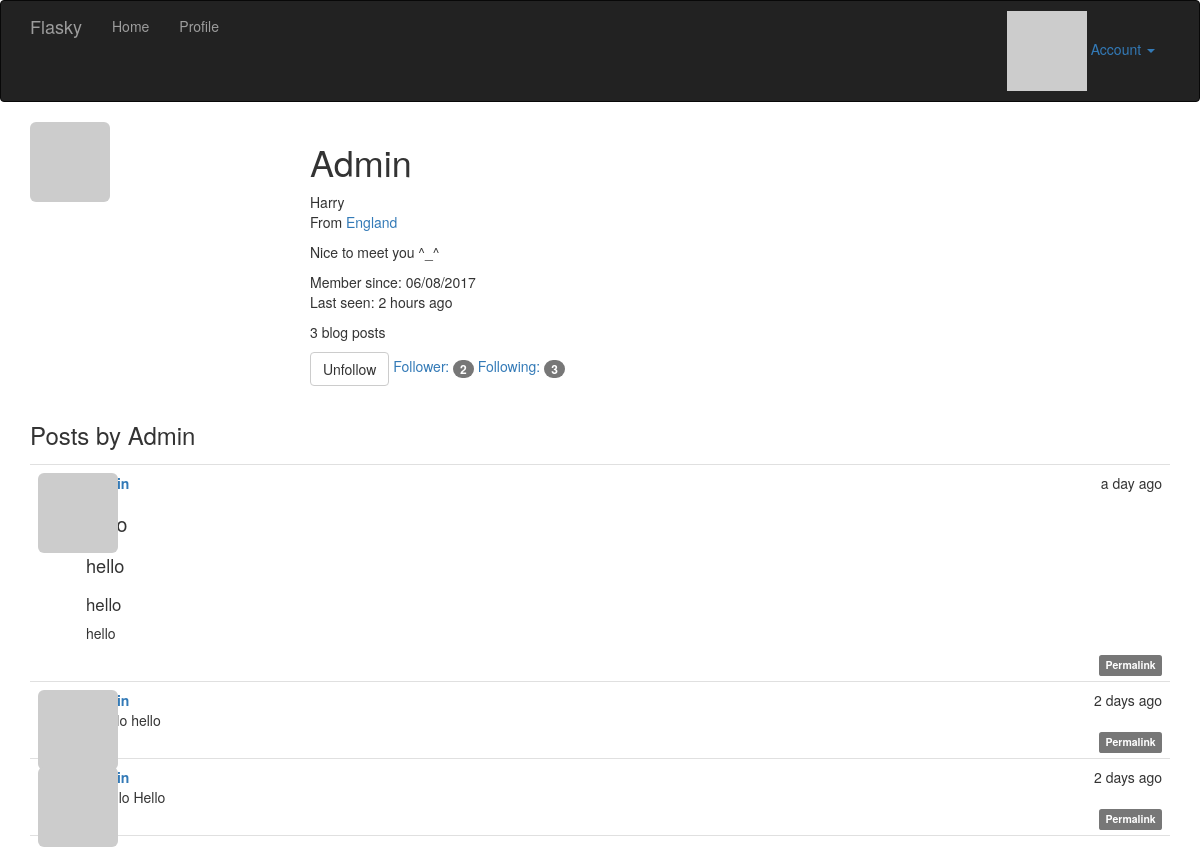
/user/Admin (signed in), run on the app's committed database.
### app/models.py (models this page shows, shortened)
class User(UserMixin, db.Model):
    __tablename__ = 'users'
    id = db.Column(db.Integer, primary_key=True)
    email = db.Column(db.String(64), unique=True, index=True)
    username = db.Column(db.String(64), unique=True, index=True)
    role_id = db.Column(db.Integer, db.ForeignKey('roles.id'))
    password_hash = db.Column(db.String(128))
    confirmed = db.Column(db.Boolean, default=False)
    name = db.Column(db.String(64))
    location = db.Column(db.String(64))
    about_me = db.Column(db.Text())
    member_since = db.Column(db.DateTime(), default=datetime.utcnow)
    last_seen = db.Column(db.DateTime(), default=datetime.utcnow)
    avatar_hash = db.Column(db.String(32))
    posts = db.relationship("Post", backref="author", lazy="dynamic")
    followed = db.relationship("Follow", foreign_keys=[Follow.follower_id],
                               backref=db.backref('follower', lazy='joined'), lazy='dynamic',
                               cascade='all, delete-orphan')
    followers = db.relationship("Follow", foreign_keys=[Follow.followed_id],
                                backref=db.backref('followed', lazy='joined'), lazy='dynamic',
                                cascade='all, delete-orphan')
    def can(self, permissions):
        return self.role is not None and (self.role.permissions & permissions) == permissions
    def is_administrator(self):
        return self.can(Permission.ADMINISTER)
    @property
    def password(self):
        raise AttributeError("password is not a readable attribute")
    def gravatar(self, size=100, default="identicon", rating="g"):
        if request.is_secure:
            url = "http://secure.gravatar.com/avatar"
        else:
            url = 'http://www.gravatar.com/avatar'
        hash = self.avatar_hash or hashlib.md5(self.email.encode("utf-8")).hexdigest()
        return '{url}/{hash}?s={size}&d={default}&r={rating}'.format(
            url=url, hash=hash, size=size, default=default, rating=rating)
    def ping(self):
        self.last_seen = datetime.utcnow()
        db.session.add(self)
    def is_following(self, user):
        return self.followed.filter_by(followed_id=user.id).first() is not None

class Post(db.Model):
    __tabename__ = "posts"
    id = db.Column(db.Integer, primary_key=True)
    body = db.Column(db.Text)
    body_html = db.Column(db.Text)
    timestamp = db.Column(db.DateTime, index=True, default=datetime.utcnow)
    author_id = db.Column(db.Integer, db.ForeignKey("users.id"))

### app/main/views.py (the view)
@main.route("/user/<username>")
def user(username):
    user = User.query.filter_by(username=username).first()
    if user is None:
        abort(404)
    posts = user.posts.order_by(Post.timestamp.desc()).all()
    return render_template("user.html", user=user, posts=posts)

### app/auth/views.py (called while the page is built)
@auth.before_app_request
def before_request():
    if current_user.is_authenticated:
        current_user.ping()
        if not current_user.confirmed \
                and request.endpoint[:5] != "auth.":
            return redirect(url_for("auth.unconfirmed"))

### app/main/__init__.py (called while the page is built)
@main.app_context_processor
def inject_permissions():
    return dict(Permission=Permission)

### app/models.py (called while the page is built)
@login_manager.user_loader
def load_user(user_id):
    return User.query.get(int(user_id))

### app/templates/user.html (shortened to what this page needs)
{% extends 'base.html' %}
{% import "_macros.html" as macros %}
{% block page_content %}
    <img class="img-rounded profile-thumbnail" src="{{ user.gravatar(size=256) }}" >
	<div class="profile-header">
        <h1>{{ user.username }}</h1>
        {% if user.name or user.location %}
        <p>
            {% if user.name %}{{ user.name }}{% endif %}
            {% if user.location %}
                <br />
                From <a href="http://maps.google.com/?q={{ user.location }}">
                    {{ user.location }}
                </a>
            {% endif %}
        </p>
    {% endif %}
    {% if user.about_me %}
        <p>{{ user.about_me }}</p>
    {% endif %}
    <p>
        Member since: {{ moment(user.member_since).format("L") }}<br />
        Last seen: {{ moment(user.last_seen).fromNow() }}
    </p>
    <p>
        {{ user.posts.count() }} blog posts
    </p>
    <p>
        {% if current_user.can(Permission.FOLLOW) and user != current_user %}
            {% if not current_user.is_following(user) %}
                <a href="{{ url_for('.follow', username=user.username) }}" class="btn btn-primary">
                    Follow
                </a>
            {% else %}
                <a href="{{ url_for('.unfollow', username=user.username) }}" class="btn btn-default">
                    Unfollow
                </a>
            {% endif %}
        {% endif %}
        <a href="{{ url_for('.followers', username=user.username) }}">
            Follower: <span class="badge">{{ user.followers.count() - 1}}</span>
        </a>
        <a href="{{ url_for('.followed_by', username=user.username) }}">
            Following: <span class="badge">{{ user.followed.count() - 1}}</span>
        </a>
    </p>
	</div>
    <h3>Posts by {{ user.username }}</h3>
    {% include "_posts.html" %}
{% endblock %}

### app/templates/_posts.html (shortened to what this page needs)
<ul class="posts">
    {% for post in posts %}
        <li class="post">
            <div class="post-thumbnail">
                <a href="{{ url_for(".user", username=post.author.username) }}">
                    <img class="img-rounded profile-thumbnail"
                         src="{{ post.author.gravatar(size=40) }}">
                </a>
            </div>
            <div class="post-content">
                <div class="post-date">
                    {{ moment(post.timestamp).fromNow() }}
                </div>
                <div class="post-author">
                    <a href="{{ url_for('.user', username=post.author.username) }}">
                    </a>
                </div>
                <div class="post-body">
                    {% if post.body_html %}
                        {{ post.body_html | safe }}
                    {% else %}
                        {{ post.body }}
                    {% endif %}
                </div>
                <div class="post-footer">
                    <a href="{{ url_for('.post', id=post.id) }}">
                        <span class="label label-default">Permalink</span>
                    </a>
                </div>
            </div>
        </li>
    {% endfor %}
</ul>

### app/static/css/styles.css (style rules this page uses)
.profile-thumbnail { position: absolute; }
.profile-header { min-height: 260px; margin-left: 280px; }
ul.posts { list-style-type: none; padding: 0px; margin: 16px 0px 0px 0px; border-top: 1px solid #e0e0e0; }
ul.posts li.post { padding: 8px; border-bottom: 1px solid #e0e0e0; }
div.post-date { float: right; }
div.post-author { font-weight: bold; }
div.post-thumbnail { position: absolute; }
div.post-content { margin-left: 48px; min-height: 48px; }
div.post-footer { text-align: right; }
.post-body h1 { font-size: 140%; }
.post-body h2 { font-size: 130%; }
.post-body h3 { font-size: 120%; }

### data on the page
User: username "Admin", name "Harry", location "England", about_me "Nice to meet you ^_^", member_since "06/08/2017", last_seen "2 hours ago"
Post: timestamp "a day ago", body_html "hello hello hello"
Post: timestamp "2 days ago", body "# hello hello"
Post: timestamp "2 days ago", body "# Hello Hello"

### other printed values
{{ user.posts.count() }} "3"
{{ user.followers.count() - 1 }} "2"
{{ user.followed.count() - 1 }} "3"
